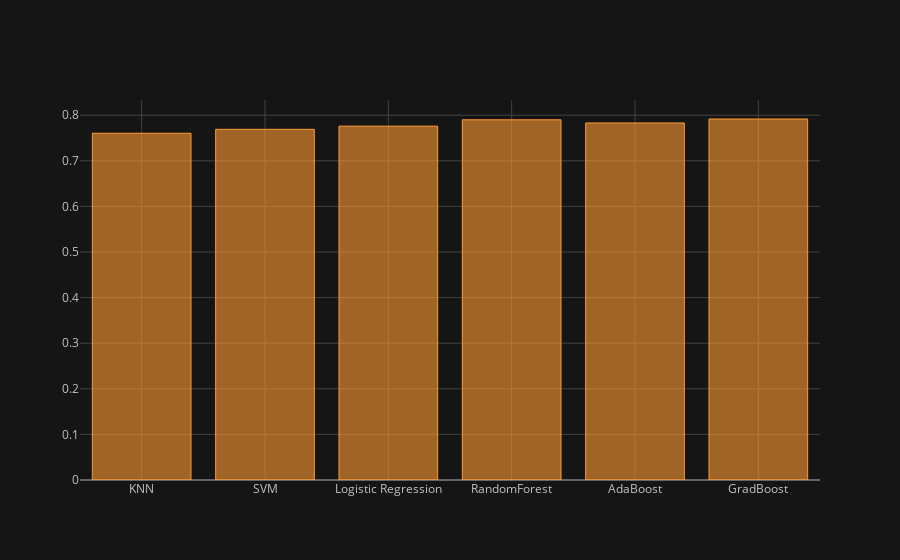

The notebook cell this image was saved under:
### Code cell
compare_df2['Best Score'].T.iplot(kind='bar')

### Figure 1 — Plotly figure (JSON) as saved in the notebook; plotly's stock layout.template omitted (floating-point values rounded to 4 significant figures)
{"data": [{"marker": {"color": "rgba(255, 153, 51, 0.6)", "line": {"color": "rgba(255, 153, 51, 1.0)", "width": 1}}, "name": "Best Score", "orientation": "v", "text": "", "x": ["KNN", "SVM", "Logistic Regression", "RandomForest", "AdaBoost", "GradBoost"], "y": [0.7604, 0.769, 0.7759, 0.7899, 0.7829, 0.7916], "type": "bar"}], "layout": {"legend": {"bgcolor": "#151516", "font": {"color": "#D9D9D9"}}, "paper_bgcolor": "#151516", "plot_bgcolor": "#151516", "title": {"font": {"color": "#D9D9D9"}}, "xaxis": {"gridcolor": "#434343", "showgrid": true, "tickfont": {"color": "#C2C2C2"}, "title": {"font": {"color": "#D9D9D9"}, "text": ""}, "zerolinecolor": "#666570"}, "yaxis": {"gridcolor": "#434343", "showgrid": true, "tickfont": {"color": "#C2C2C2"}, "title": {"font": {"color": "#D9D9D9"}, "text": ""}, "zerolinecolor": "#666570"}}}
